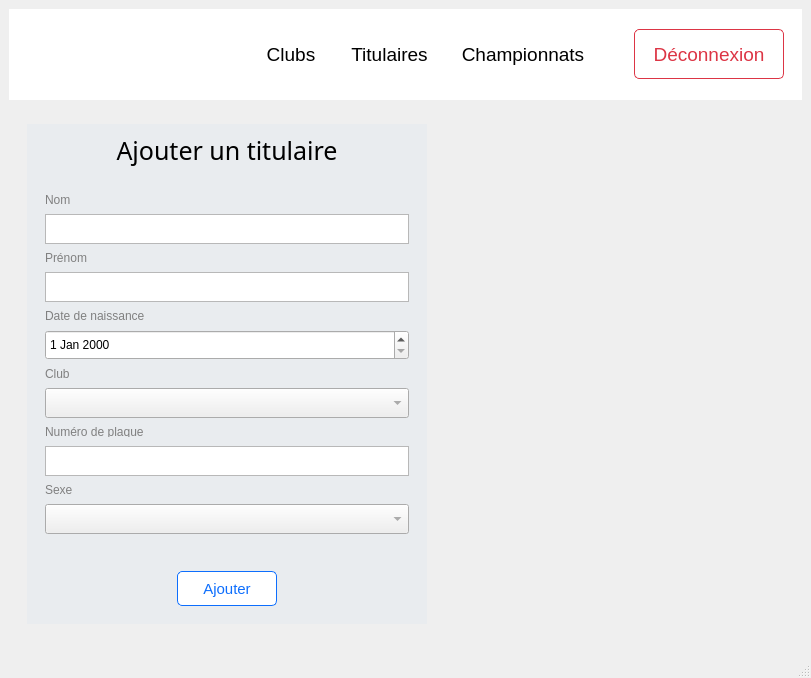
<?xml version="1.0" encoding="UTF-8"?>
<ui version="4.0">
 <class>MainWindow</class>
 <widget class="QMainWindow" name="MainWindow">
  <property name="geometry">
   <rect>
    <x>0</x>
    <y>0</y>
    <width>811</width>
    <height>678</height>
   </rect>
  </property>
  <property name="sizePolicy">
   <sizepolicy hsizetype="Fixed" vsizetype="Fixed">
    <horstretch>0</horstretch>
    <verstretch>0</verstretch>
   </sizepolicy>
  </property>
  <property name="windowTitle">
   <string>Ufolep - BMX Race</string>
  </property>
  <property name="styleSheet">
   <string notr="true">#MainWindow {
	margin: 0px;
padding! 0px
}</string>
  </property>
  <widget class="QWidget" name="centralwidget">
   <layout class="QVBoxLayout" name="verticalLayout">
    <item>
     <widget class="QWidget" name="header" native="true">
      <property name="maximumSize">
       <size>
        <width>16777215</width>
        <height>100</height>
       </size>
      </property>
      <property name="styleSheet">
       <string notr="true">* {
	background-color: white;
}

/*boutons :*/
#wButtons {
	max-width: 400px;
}

#btnClubs {
	max-width: 80px;

}
#btnTitulaires {
	max-width: 105px;
}
#btnChampoinnat {
	max-width: 150px;
}

#btnDeconnexion {
	color: #dc3545;
	border: 1px solid #dc3545;
	border-radius:5px;
}

#btnDeconnexion:hover {
	background-color: #dc3545;
	color: white;
}</string>
      </property>
      <layout class="QHBoxLayout" name="horizontalLayout">
       <item>
        <widget class="QWidget" name="wLogo" native="true">
         <property name="maximumSize">
          <size>
           <width>230</width>
           <height>16777215</height>
          </size>
         </property>
         <layout class="QVBoxLayout" name="verticalLayout_3">
          <item>
           <widget class="QLabel" name="label">
            <property name="sizePolicy">
             <sizepolicy hsizetype="Preferred" vsizetype="Preferred">
              <horstretch>0</horstretch>
              <verstretch>0</verstretch>
             </sizepolicy>
            </property>
            <property name="minimumSize">
             <size>
              <width>200</width>
              <height>55</height>
             </size>
            </property>
            <property name="autoFillBackground">
             <bool>false</bool>
            </property>
            <property name="styleSheet">
             <string notr="true"/>
            </property>
            <property name="text">
             <string/>
            </property>
            <property name="pixmap">
             <pixmap>img/logo.svg</pixmap>
            </property>
            <property name="scaledContents">
             <bool>true</bool>
            </property>
           </widget>
          </item>
         </layout>
        </widget>
       </item>
       <item>
        <widget class="QWidget" name="wButtons" native="true">
         <layout class="QHBoxLayout" name="horizontalLayout_2">
          <item>
           <widget class="QPushButton" name="btnClubs">
            <property name="sizePolicy">
             <sizepolicy hsizetype="Minimum" vsizetype="Preferred">
              <horstretch>0</horstretch>
              <verstretch>0</verstretch>
             </sizepolicy>
            </property>
            <property name="minimumSize">
             <size>
              <width>80</width>
              <height>0</height>
             </size>
            </property>
            <property name="font">
             <font>
              <pointsize>14</pointsize>
             </font>
            </property>
            <property name="cursor">
             <cursorShape>PointingHandCursor</cursorShape>
            </property>
            <property name="toolTip">
             <string>&lt;html&gt;&lt;head/&gt;&lt;body&gt;&lt;p&gt;&lt;span style=&quot; font-size:12pt;&quot;&gt;Club&lt;/span&gt;&lt;/p&gt;&lt;/body&gt;&lt;/html&gt;</string>
            </property>
            <property name="styleSheet">
             <string notr="true">color: rgba(0, 0, 0, .55);
border: none;</string>
            </property>
            <property name="text">
             <string>Clubs</string>
            </property>
           </widget>
          </item>
          <item>
           <widget class="QPushButton" name="btnTitulaires">
            <property name="sizePolicy">
             <sizepolicy hsizetype="Minimum" vsizetype="Preferred">
              <horstretch>0</horstretch>
              <verstretch>0</verstretch>
             </sizepolicy>
            </property>
            <property name="minimumSize">
             <size>
              <width>105</width>
              <height>0</height>
             </size>
            </property>
            <property name="maximumSize">
             <size>
              <width>105</width>
              <height>16777215</height>
             </size>
            </property>
            <property name="font">
             <font>
              <pointsize>14</pointsize>
             </font>
            </property>
            <property name="cursor">
             <cursorShape>PointingHandCursor</cursorShape>
            </property>
            <property name="styleSheet">
             <string notr="true">color: rgba(0, 0, 0, .55);
cursor: pointer;
border: none;</string>
            </property>
            <property name="text">
             <string>Titulaires</string>
            </property>
           </widget>
          </item>
          <item>
           <widget class="QPushButton" name="btnChampionnats">
            <property name="sizePolicy">
             <sizepolicy hsizetype="Minimum" vsizetype="Preferred">
              <horstretch>0</horstretch>
              <verstretch>0</verstretch>
             </sizepolicy>
            </property>
            <property name="minimumSize">
             <size>
              <width>150</width>
              <height>0</height>
             </size>
            </property>
            <property name="maximumSize">
             <size>
              <width>150</width>
              <height>16777215</height>
             </size>
            </property>
            <property name="font">
             <font>
              <pointsize>14</pointsize>
             </font>
            </property>
            <property name="cursor">
             <cursorShape>PointingHandCursor</cursorShape>
            </property>
            <property name="styleSheet">
             <string notr="true">color: rgba(0, 0, 0, .55);
cursor: pointer;
border: none;</string>
            </property>
            <property name="text">
             <string>Championnats</string>
            </property>
           </widget>
          </item>
         </layout>
        </widget>
       </item>
       <item alignment="Qt::AlignRight">
        <widget class="QWidget" name="wDeconnexion" native="true">
         <layout class="QVBoxLayout" name="verticalLayout_2">
          <item>
           <widget class="QPushButton" name="btnDeconnexion">
            <property name="sizePolicy">
             <sizepolicy hsizetype="Minimum" vsizetype="Preferred">
              <horstretch>0</horstretch>
              <verstretch>0</verstretch>
             </sizepolicy>
            </property>
            <property name="minimumSize">
             <size>
              <width>150</width>
              <height>50</height>
             </size>
            </property>
            <property name="maximumSize">
             <size>
              <width>150</width>
              <height>50</height>
             </size>
            </property>
            <property name="font">
             <font>
              <pointsize>14</pointsize>
             </font>
            </property>
            <property name="cursor">
             <cursorShape>PointingHandCursor</cursorShape>
            </property>
            <property name="autoFillBackground">
             <bool>false</bool>
            </property>
            <property name="styleSheet">
             <string notr="true"/>
            </property>
            <property name="text">
             <string>Déconnexion</string>
            </property>
           </widget>
          </item>
         </layout>
        </widget>
       </item>
      </layout>
     </widget>
    </item>
    <item>
     <widget class="QWidget" name="mainBody" native="true">
      <property name="maximumSize">
       <size>
        <width>16777215</width>
        <height>16777215</height>
       </size>
      </property>
      <property name="styleSheet">
       <string notr="true"/>
      </property>
      <layout class="QVBoxLayout" name="verticalLayout_4">
       <item>
        <widget class="QStackedWidget" name="wStacked">
         <property name="styleSheet">
          <string notr="true">#lblAddTitulaire{
	font-weight: 200;
	font-family: open-sans;
	font-size: 25px;
	color: #212529;

}

#tituLeft {
	background-color : #E9ECEF;
}

</string>
         </property>
         <property name="currentIndex">
          <number>1</number>
         </property>
         <widget class="QWidget" name="wClubs">
          <widget class="QPushButton" name="pushButton_2">
           <property name="geometry">
            <rect>
             <x>200</x>
             <y>50</y>
             <width>75</width>
             <height>23</height>
            </rect>
           </property>
           <property name="text">
            <string>non</string>
           </property>
          </widget>
         </widget>
         <widget class="QWidget" name="wTitulaires">
          <layout class="QHBoxLayout" name="horizontalLayout_3">
           <item alignment="Qt::AlignTop">
            <widget class="QWidget" name="tituLeft" native="true">
             <property name="sizePolicy">
              <sizepolicy hsizetype="Preferred" vsizetype="Preferred">
               <horstretch>0</horstretch>
               <verstretch>0</verstretch>
              </sizepolicy>
             </property>
             <property name="minimumSize">
              <size>
               <width>0</width>
               <height>500</height>
              </size>
             </property>
             <property name="maximumSize">
              <size>
               <width>400</width>
               <height>800</height>
              </size>
             </property>
             <property name="layoutDirection">
              <enum>Qt::LeftToRight</enum>
             </property>
             <property name="styleSheet">
              <string notr="true">* {
color: grey;
}</string>
             </property>
             <layout class="QVBoxLayout" name="verticalLayout_8">
              <property name="topMargin">
               <number>0</number>
              </property>
              <item>
               <widget class="QWidget" name="wTituTitle" native="true">
                <property name="styleSheet">
                 <string notr="true">color: black;</string>
                </property>
                <layout class="QVBoxLayout" name="verticalLayout_6">
                 <item>
                  <widget class="QLabel" name="lblAddTitulaire">
                   <property name="maximumSize">
                    <size>
                     <width>16777215</width>
                     <height>100</height>
                    </size>
                   </property>
                   <property name="text">
                    <string>Ajouter un titulaire</string>
                   </property>
                   <property name="alignment">
                    <set>Qt::AlignCenter</set>
                   </property>
                   <property name="margin">
                    <number>0</number>
                   </property>
                  </widget>
                 </item>
                </layout>
               </widget>
              </item>
              <item>
               <widget class="QWidget" name="widget" native="true">
                <layout class="QVBoxLayout" name="verticalLayout_5">
                 <item>
                  <widget class="QLabel" name="label_3">
                   <property name="maximumSize">
                    <size>
                     <width>16777215</width>
                     <height>10</height>
                    </size>
                   </property>
                   <property name="font">
                    <font/>
                   </property>
                   <property name="text">
                    <string>Nom</string>
                   </property>
                  </widget>
                 </item>
                 <item>
                  <widget class="QTextEdit" name="t_txtName">
                   <property name="minimumSize">
                    <size>
                     <width>0</width>
                     <height>30</height>
                    </size>
                   </property>
                   <property name="maximumSize">
                    <size>
                     <width>16777215</width>
                     <height>30</height>
                    </size>
                   </property>
                   <property name="styleSheet">
                    <string notr="true">color: red;
-webkit-text-security: disc; 
</string>
                   </property>
                   <property name="html">
                    <string>&lt;!DOCTYPE HTML PUBLIC &quot;-//W3C//DTD HTML 4.0//EN&quot; &quot;http://www.w3.org/TR/REC-html40/strict.dtd&quot;&gt;
&lt;html&gt;&lt;head&gt;&lt;meta name=&quot;qrichtext&quot; content=&quot;1&quot; /&gt;&lt;style type=&quot;text/css&quot;&gt;
p, li { white-space: pre-wrap; }
&lt;/style&gt;&lt;/head&gt;&lt;body style=&quot; font-family:'MS Shell Dlg 2'; font-size:8.25pt; font-weight:400; font-style:normal;&quot;&gt;
&lt;p style=&quot;-qt-paragraph-type:empty; margin-top:0px; margin-bottom:0px; margin-left:0px; margin-right:0px; -qt-block-indent:0; text-indent:0px;&quot;&gt;&lt;br /&gt;&lt;/p&gt;&lt;/body&gt;&lt;/html&gt;</string>
                   </property>
                   <property name="placeholderText">
                    <string/>
                   </property>
                  </widget>
                 </item>
                 <item>
                  <widget class="QLabel" name="label_4">
                   <property name="maximumSize">
                    <size>
                     <width>16777215</width>
                     <height>10</height>
                    </size>
                   </property>
                   <property name="font">
                    <font/>
                   </property>
                   <property name="text">
                    <string>Prénom</string>
                   </property>
                  </widget>
                 </item>
                 <item>
                  <widget class="QTextEdit" name="t_txtFName">
                   <property name="minimumSize">
                    <size>
                     <width>0</width>
                     <height>30</height>
                    </size>
                   </property>
                   <property name="maximumSize">
                    <size>
                     <width>16777215</width>
                     <height>30</height>
                    </size>
                   </property>
                   <property name="styleSheet">
                    <string notr="true">color: black;</string>
                   </property>
                   <property name="placeholderText">
                    <string/>
                   </property>
                  </widget>
                 </item>
                 <item>
                  <widget class="QLabel" name="label_2">
                   <property name="maximumSize">
                    <size>
                     <width>16777215</width>
                     <height>10</height>
                    </size>
                   </property>
                   <property name="font">
                    <font/>
                   </property>
                   <property name="text">
                    <string>Date de naissance</string>
                   </property>
                  </widget>
                 </item>
                 <item>
                  <widget class="QDateEdit" name="t_birthDate">
                   <property name="minimumSize">
                    <size>
                     <width>0</width>
                     <height>30</height>
                    </size>
                   </property>
                   <property name="font">
                    <font/>
                   </property>
                   <property name="styleSheet">
                    <string notr="true">color: black;</string>
                   </property>
                  </widget>
                 </item>
                 <item>
                  <widget class="QLabel" name="t_lblClub">
                   <property name="maximumSize">
                    <size>
                     <width>16777215</width>
                     <height>10</height>
                    </size>
                   </property>
                   <property name="font">
                    <font/>
                   </property>
                   <property name="text">
                    <string>Club</string>
                   </property>
                  </widget>
                 </item>
                 <item>
                  <widget class="QComboBox" name="t_listClub">
                   <property name="minimumSize">
                    <size>
                     <width>0</width>
                     <height>30</height>
                    </size>
                   </property>
                   <property name="maximumSize">
                    <size>
                     <width>16777215</width>
                     <height>30</height>
                    </size>
                   </property>
                  </widget>
                 </item>
                 <item>
                  <widget class="QLabel" name="label_5">
                   <property name="maximumSize">
                    <size>
                     <width>16777215</width>
                     <height>10</height>
                    </size>
                   </property>
                   <property name="text">
                    <string>Numéro de plaque</string>
                   </property>
                  </widget>
                 </item>
                 <item>
                  <widget class="QTextEdit" name="t_txtPlaque">
                   <property name="minimumSize">
                    <size>
                     <width>0</width>
                     <height>30</height>
                    </size>
                   </property>
                   <property name="maximumSize">
                    <size>
                     <width>16777215</width>
                     <height>30</height>
                    </size>
                   </property>
                   <property name="styleSheet">
                    <string notr="true">color: black;</string>
                   </property>
                   <property name="placeholderText">
                    <string/>
                   </property>
                  </widget>
                 </item>
                 <item>
                  <widget class="QLabel" name="t_lblSexe">
                   <property name="maximumSize">
                    <size>
                     <width>16777215</width>
                     <height>10</height>
                    </size>
                   </property>
                   <property name="text">
                    <string>Sexe</string>
                   </property>
                  </widget>
                 </item>
                 <item>
                  <widget class="QComboBox" name="comboBox">
                   <property name="minimumSize">
                    <size>
                     <width>0</width>
                     <height>30</height>
                    </size>
                   </property>
                   <property name="maximumSize">
                    <size>
                     <width>16777215</width>
                     <height>30</height>
                    </size>
                   </property>
                  </widget>
                 </item>
                </layout>
               </widget>
              </item>
              <item>
               <widget class="QWidget" name="widget_2" native="true">
                <property name="styleSheet">
                 <string notr="true">#t_btnAdd {
	background-color: white;
	color: #0d6efd;
	border: 1px solid #0d6efd;
	border-radius: 5px;
	font-size: 15px;
}
#t_btnAdd:hover {
	background-color:#0d6efd ;
	color:  white;
}</string>
                </property>
                <layout class="QVBoxLayout" name="verticalLayout_7">
                 <item alignment="Qt::AlignHCenter">
                  <widget class="QPushButton" name="t_btnAdd">
                   <property name="minimumSize">
                    <size>
                     <width>100</width>
                     <height>35</height>
                    </size>
                   </property>
                   <property name="maximumSize">
                    <size>
                     <width>100</width>
                     <height>35</height>
                    </size>
                   </property>
                   <property name="styleSheet">
                    <string notr="true"/>
                   </property>
                   <property name="text">
                    <string>Ajouter</string>
                   </property>
                  </widget>
                 </item>
                </layout>
               </widget>
              </item>
             </layout>
            </widget>
           </item>
           <item>
            <widget class="QWidget" name="tituRight" native="true">
             <property name="minimumSize">
              <size>
               <width>0</width>
               <height>30</height>
              </size>
             </property>
            </widget>
           </item>
          </layout>
         </widget>
         <widget class="QWidget" name="wChampionnats">
          <widget class="QPushButton" name="pushButton">
           <property name="geometry">
            <rect>
             <x>290</x>
             <y>100</y>
             <width>75</width>
             <height>23</height>
            </rect>
           </property>
           <property name="text">
            <string>oui</string>
           </property>
          </widget>
         </widget>
        </widget>
       </item>
      </layout>
     </widget>
    </item>
   </layout>
  </widget>
  <widget class="QStatusBar" name="statusbar"/>
  <action name="actionoui">
   <property name="text">
    <string>oui</string>
   </property>
  </action>
 </widget>
 <resources/>
 <connections/>
</ui>
